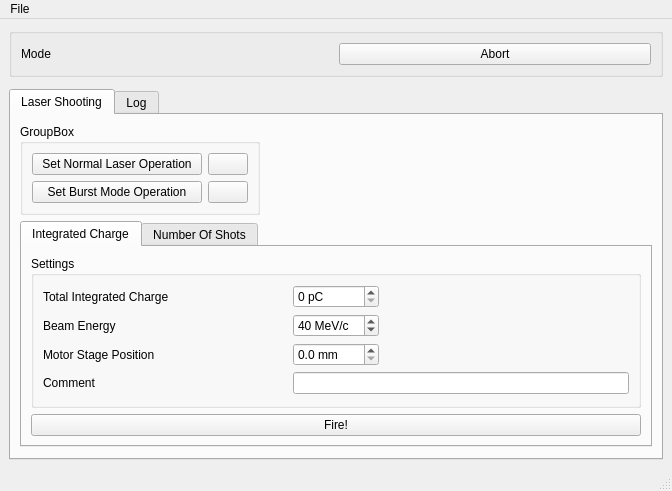
<?xml version="1.0" encoding="UTF-8"?>
<ui version="4.0">
 <class>MainWindow</class>
 <widget class="QMainWindow" name="MainWindow">
  <property name="geometry">
   <rect>
    <x>0</x>
    <y>0</y>
    <width>672</width>
    <height>481</height>
   </rect>
  </property>
  <property name="sizePolicy">
   <sizepolicy hsizetype="Expanding" vsizetype="Preferred">
    <horstretch>0</horstretch>
    <verstretch>0</verstretch>
   </sizepolicy>
  </property>
  <property name="maximumSize">
   <size>
    <width>16777215</width>
    <height>16777215</height>
   </size>
  </property>
  <property name="windowTitle">
   <string>laserShooter</string>
  </property>
  <widget class="QWidget" name="centralwidget">
   <layout class="QGridLayout" name="centralWidgetLayout">
    <item row="2" column="0" rowspan="2">
     <widget class="QFrame" name="frame">
      <layout class="QGridLayout" name="gridLayout_3">
       <property name="leftMargin">
        <number>0</number>
       </property>
       <property name="topMargin">
        <number>0</number>
       </property>
       <property name="rightMargin">
        <number>0</number>
       </property>
       <property name="bottomMargin">
        <number>0</number>
       </property>
      </layout>
     </widget>
    </item>
    <item row="1" column="0">
     <widget class="QGroupBox" name="groupBox_3">
      <property name="sizePolicy">
       <sizepolicy hsizetype="Preferred" vsizetype="Fixed">
        <horstretch>0</horstretch>
        <verstretch>0</verstretch>
       </sizepolicy>
      </property>
      <layout class="QHBoxLayout" name="horizontalLayout">
       <item>
        <widget class="QLabel" name="label_MODE">
         <property name="sizePolicy">
          <sizepolicy hsizetype="Preferred" vsizetype="Fixed">
           <horstretch>0</horstretch>
           <verstretch>0</verstretch>
          </sizepolicy>
         </property>
         <property name="maximumSize">
          <size>
           <width>16777215</width>
           <height>100</height>
          </size>
         </property>
         <property name="text">
          <string>Mode</string>
         </property>
        </widget>
       </item>
       <item>
        <widget class="QPushButton" name="abortButton">
         <property name="text">
          <string>Abort</string>
         </property>
        </widget>
       </item>
      </layout>
     </widget>
    </item>
    <item row="4" column="0">
     <widget class="QTabWidget" name="tabWidget">
      <property name="sizePolicy">
       <sizepolicy hsizetype="Expanding" vsizetype="Expanding">
        <horstretch>0</horstretch>
        <verstretch>0</verstretch>
       </sizepolicy>
      </property>
      <property name="currentIndex">
       <number>0</number>
      </property>
      <widget class="QWidget" name="laserTab">
       <property name="sizePolicy">
        <sizepolicy hsizetype="Preferred" vsizetype="Expanding">
         <horstretch>0</horstretch>
         <verstretch>0</verstretch>
        </sizepolicy>
       </property>
       <attribute name="title">
        <string>Laser Shooting</string>
       </attribute>
       <layout class="QGridLayout" name="linacTabLayout">
        <item row="0" column="0">
         <widget class="QGroupBox" name="groupBox">
          <property name="title">
           <string>GroupBox</string>
          </property>
          <layout class="QGridLayout" name="gridLayout">
           <item row="0" column="0">
            <widget class="QPushButton" name="laserNormalButton">
             <property name="minimumSize">
              <size>
               <width>170</width>
               <height>0</height>
              </size>
             </property>
             <property name="text">
              <string>Set Normal Laser Operation</string>
             </property>
            </widget>
           </item>
           <item row="1" column="0">
            <widget class="QPushButton" name="laserBurstButton">
             <property name="text">
              <string>Set Burst Mode Operation</string>
             </property>
            </widget>
           </item>
           <item row="0" column="1">
            <widget class="QPushButton" name="laserNormalStatus">
             <property name="maximumSize">
              <size>
               <width>50</width>
               <height>16777215</height>
              </size>
             </property>
             <property name="text">
              <string/>
             </property>
             <property name="flat">
              <bool>false</bool>
             </property>
            </widget>
           </item>
           <item row="1" column="1">
            <widget class="QPushButton" name="laserBurstStatus">
             <property name="maximumSize">
              <size>
               <width>50</width>
               <height>16777215</height>
              </size>
             </property>
             <property name="text">
              <string/>
             </property>
             <property name="flat">
              <bool>false</bool>
             </property>
            </widget>
           </item>
          </layout>
         </widget>
        </item>
        <item row="0" column="1">
         <spacer name="horizontalSpacer_2">
          <property name="orientation">
           <enum>Qt::Horizontal</enum>
          </property>
          <property name="sizeHint" stdset="0">
           <size>
            <width>40</width>
            <height>20</height>
           </size>
          </property>
         </spacer>
        </item>
        <item row="1" column="0" colspan="2">
         <widget class="QTabWidget" name="tabWidget_2">
          <property name="sizePolicy">
           <sizepolicy hsizetype="Preferred" vsizetype="Preferred">
            <horstretch>0</horstretch>
            <verstretch>0</verstretch>
           </sizepolicy>
          </property>
          <property name="minimumSize">
           <size>
            <width>400</width>
            <height>0</height>
           </size>
          </property>
          <property name="currentIndex">
           <number>0</number>
          </property>
          <widget class="QWidget" name="tab">
           <attribute name="title">
            <string>Integrated Charge</string>
           </attribute>
           <layout class="QGridLayout" name="gridLayout_2">
            <item row="0" column="0">
             <widget class="QGroupBox" name="groupBox_2">
              <property name="sizePolicy">
               <sizepolicy hsizetype="Expanding" vsizetype="Preferred">
                <horstretch>0</horstretch>
                <verstretch>0</verstretch>
               </sizepolicy>
              </property>
              <property name="title">
               <string>Settings</string>
              </property>
              <layout class="QGridLayout" name="gridLayout_4">
               <item row="0" column="0">
                <widget class="QLabel" name="label">
                 <property name="sizePolicy">
                  <sizepolicy hsizetype="Expanding" vsizetype="Preferred">
                   <horstretch>0</horstretch>
                   <verstretch>0</verstretch>
                  </sizepolicy>
                 </property>
                 <property name="minimumSize">
                  <size>
                   <width>200</width>
                   <height>0</height>
                  </size>
                 </property>
                 <property name="text">
                  <string>Total Integrated Charge</string>
                 </property>
                </widget>
               </item>
               <item row="0" column="1">
                <widget class="QSpinBox" name="qIntegratedChargeSpinBox">
                 <property name="minimumSize">
                  <size>
                   <width>80</width>
                   <height>0</height>
                  </size>
                 </property>
                 <property name="maximumSize">
                  <size>
                   <width>16777215</width>
                   <height>16777215</height>
                  </size>
                 </property>
                 <property name="suffix">
                  <string> pC</string>
                 </property>
                 <property name="maximum">
                  <number>1000000000</number>
                 </property>
                 <property name="singleStep">
                  <number>10</number>
                 </property>
                 <property name="value">
                  <number>0</number>
                 </property>
                </widget>
               </item>
               <item row="1" column="0">
                <widget class="QLabel" name="label_2">
                 <property name="minimumSize">
                  <size>
                   <width>200</width>
                   <height>0</height>
                  </size>
                 </property>
                 <property name="text">
                  <string>Beam Energy</string>
                 </property>
                </widget>
               </item>
               <item row="3" column="0">
                <widget class="QLabel" name="label_4">
                 <property name="text">
                  <string>Comment</string>
                 </property>
                </widget>
               </item>
               <item row="2" column="0">
                <widget class="QLabel" name="label_3">
                 <property name="text">
                  <string>Motor Stage Position</string>
                 </property>
                </widget>
               </item>
               <item row="1" column="1">
                <widget class="QSpinBox" name="qEnergySpinbox">
                 <property name="minimumSize">
                  <size>
                   <width>80</width>
                   <height>0</height>
                  </size>
                 </property>
                 <property name="suffix">
                  <string> MeV/c</string>
                 </property>
                 <property name="value">
                  <number>40</number>
                 </property>
                </widget>
               </item>
               <item row="0" column="2">
                <spacer name="horizontalSpacer_3">
                 <property name="orientation">
                  <enum>Qt::Horizontal</enum>
                 </property>
                 <property name="sizeHint" stdset="0">
                  <size>
                   <width>40</width>
                   <height>20</height>
                  </size>
                 </property>
                </spacer>
               </item>
               <item row="3" column="1" colspan="2">
                <widget class="QLineEdit" name="qCommentTextBox">
                 <property name="minimumSize">
                  <size>
                   <width>300</width>
                   <height>0</height>
                  </size>
                 </property>
                </widget>
               </item>
               <item row="2" column="1">
                <widget class="QDoubleSpinBox" name="qMotorPositionSpinBox">
                 <property name="minimumSize">
                  <size>
                   <width>80</width>
                   <height>0</height>
                  </size>
                 </property>
                 <property name="suffix">
                  <string> mm</string>
                 </property>
                 <property name="decimals">
                  <number>1</number>
                 </property>
                 <property name="maximum">
                  <double>300.000000000000000</double>
                 </property>
                 <property name="singleStep">
                  <double>10.000000000000000</double>
                 </property>
                </widget>
               </item>
              </layout>
             </widget>
            </item>
            <item row="1" column="0">
             <widget class="QPushButton" name="qFireButton">
              <property name="text">
               <string>Fire!</string>
              </property>
             </widget>
            </item>
           </layout>
          </widget>
          <widget class="QWidget" name="tab_2">
           <attribute name="title">
            <string>Number Of Shots</string>
           </attribute>
           <layout class="QGridLayout" name="gridLayout_6">
            <item row="0" column="0">
             <widget class="QGroupBox" name="groupBox_4">
              <property name="sizePolicy">
               <sizepolicy hsizetype="Expanding" vsizetype="Preferred">
                <horstretch>0</horstretch>
                <verstretch>0</verstretch>
               </sizepolicy>
              </property>
              <property name="title">
               <string>Settings</string>
              </property>
              <layout class="QGridLayout" name="gridLayout_5">
               <item row="0" column="0">
                <widget class="QLabel" name="label_5">
                 <property name="sizePolicy">
                  <sizepolicy hsizetype="Expanding" vsizetype="Preferred">
                   <horstretch>0</horstretch>
                   <verstretch>0</verstretch>
                  </sizepolicy>
                 </property>
                 <property name="minimumSize">
                  <size>
                   <width>200</width>
                   <height>0</height>
                  </size>
                 </property>
                 <property name="text">
                  <string>Total Number of Shots</string>
                 </property>
                </widget>
               </item>
               <item row="0" column="1">
                <widget class="QSpinBox" name="nShotsSpinBox">
                 <property name="minimumSize">
                  <size>
                   <width>80</width>
                   <height>0</height>
                  </size>
                 </property>
                 <property name="maximumSize">
                  <size>
                   <width>16777215</width>
                   <height>16777215</height>
                  </size>
                 </property>
                 <property name="suffix">
                  <string/>
                 </property>
                 <property name="maximum">
                  <number>1000000</number>
                 </property>
                 <property name="value">
                  <number>0</number>
                 </property>
                </widget>
               </item>
               <item row="1" column="0">
                <widget class="QLabel" name="label_6">
                 <property name="minimumSize">
                  <size>
                   <width>200</width>
                   <height>0</height>
                  </size>
                 </property>
                 <property name="text">
                  <string>Beam Energy</string>
                 </property>
                </widget>
               </item>
               <item row="3" column="0">
                <widget class="QLabel" name="label_7">
                 <property name="text">
                  <string>Comment</string>
                 </property>
                </widget>
               </item>
               <item row="2" column="0">
                <widget class="QLabel" name="label_8">
                 <property name="text">
                  <string>Motor Stage Position</string>
                 </property>
                </widget>
               </item>
               <item row="1" column="1">
                <widget class="QSpinBox" name="nEnergySpinbox">
                 <property name="minimumSize">
                  <size>
                   <width>80</width>
                   <height>0</height>
                  </size>
                 </property>
                 <property name="suffix">
                  <string> MeV/c</string>
                 </property>
                 <property name="value">
                  <number>40</number>
                 </property>
                </widget>
               </item>
               <item row="0" column="2">
                <spacer name="horizontalSpacer_4">
                 <property name="orientation">
                  <enum>Qt::Horizontal</enum>
                 </property>
                 <property name="sizeHint" stdset="0">
                  <size>
                   <width>40</width>
                   <height>20</height>
                  </size>
                 </property>
                </spacer>
               </item>
               <item row="3" column="1" colspan="2">
                <widget class="QLineEdit" name="nCommentTextBox">
                 <property name="minimumSize">
                  <size>
                   <width>300</width>
                   <height>0</height>
                  </size>
                 </property>
                </widget>
               </item>
               <item row="2" column="1">
                <widget class="QDoubleSpinBox" name="nMotorPositionSpinBox">
                 <property name="minimumSize">
                  <size>
                   <width>80</width>
                   <height>0</height>
                  </size>
                 </property>
                 <property name="decimals">
                  <number>1</number>
                 </property>
                 <property name="maximum">
                  <double>300.000000000000000</double>
                 </property>
                 <property name="singleStep">
                  <double>10.000000000000000</double>
                 </property>
                </widget>
               </item>
              </layout>
             </widget>
            </item>
            <item row="1" column="0">
             <widget class="QPushButton" name="nFireButton">
              <property name="text">
               <string>Fire!</string>
              </property>
             </widget>
            </item>
           </layout>
          </widget>
         </widget>
        </item>
        <item row="2" column="0" colspan="2">
         <spacer name="verticalSpacer">
          <property name="orientation">
           <enum>Qt::Vertical</enum>
          </property>
          <property name="sizeHint" stdset="0">
           <size>
            <width>20</width>
            <height>40</height>
           </size>
          </property>
         </spacer>
        </item>
       </layout>
      </widget>
      <widget class="QWidget" name="logTab">
       <attribute name="icon">
        <iconset>
         <normaloff>../../Resources/Icons/log.png</normaloff>../../Resources/Icons/log.png</iconset>
       </attribute>
       <attribute name="title">
        <string>Log</string>
       </attribute>
       <layout class="QVBoxLayout" name="logTabLayout"/>
      </widget>
     </widget>
    </item>
   </layout>
  </widget>
  <widget class="QMenuBar" name="menubar">
   <property name="geometry">
    <rect>
     <x>0</x>
     <y>0</y>
     <width>672</width>
     <height>21</height>
    </rect>
   </property>
   <widget class="QMenu" name="menuFile">
    <property name="title">
     <string>File</string>
    </property>
    <addaction name="actionSave_Calibation_Data"/>
   </widget>
   <addaction name="menuFile"/>
  </widget>
  <widget class="QStatusBar" name="statusbar"/>
  <action name="actionSave_Calibation_Data">
   <property name="text">
    <string>Save Calibation Data</string>
   </property>
  </action>
 </widget>
 <resources/>
 <connections/>
</ui>
